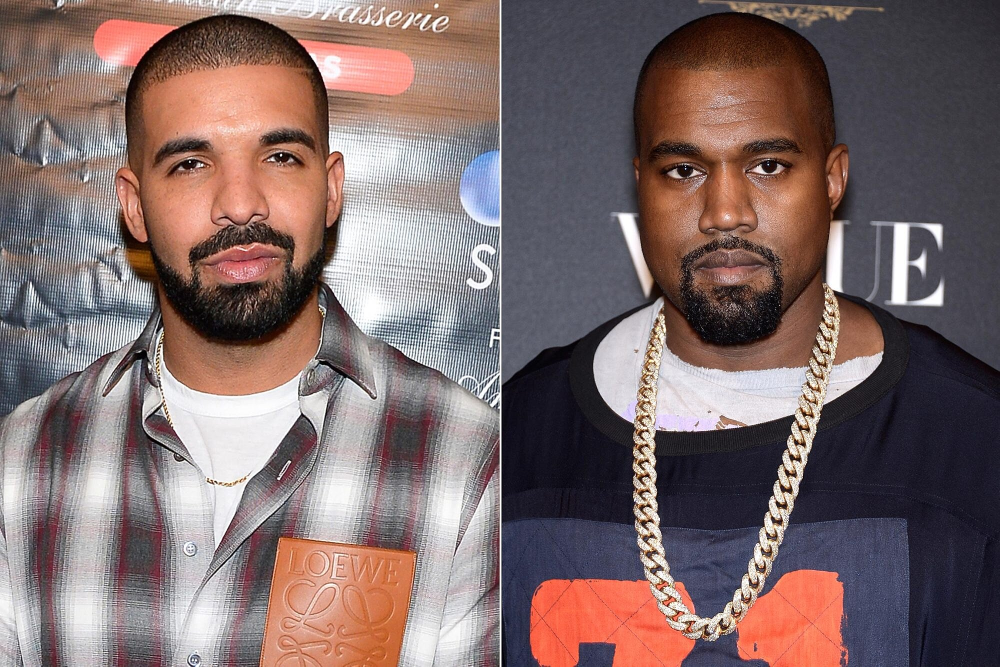
#> input picture Task 1/drakeandkanye.jpg, 1999 x 1333 px (shown at 1/2 size); the run also reads 1 picture not shown here
$ python task1.py
#> lines starting #> are read from the running program, lines starting #| are printed output that depends on the picture; after the words box and inside, x2 and y2 are one past the last pixel; in counts of white or black regions, pixels touching at a corner belong together
import numpy as np
import cv2
import matplotlib.pyplot as plt

img = cv2.imread('drakeandkanye.jpg',cv2.IMREAD_COLOR)
#> img is the input picture: shape (1333, 1999, 3); mean B, G, R 105.8, 106.6, 126.5
img1 = cv2.imread('drakeandkanye1.jpg',cv2.IMREAD_COLOR)

face1 = img[183:564,279:634]
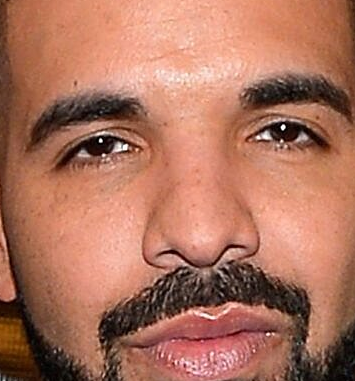
#> face1: shape (381, 355, 3); mean B, G, R 93.6, 114.5, 173.5
face2 = img1[172:553,1283:1638]
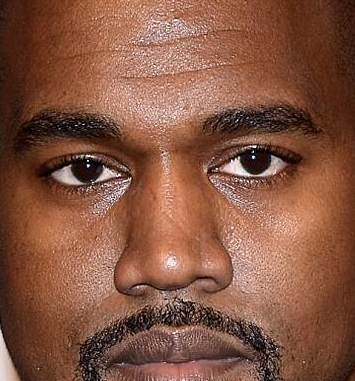
#> face2: shape (381, 355, 3); mean B, G, R 65.4, 85.4, 133.4
img[172:553,1283:1638] = face1
img[183:564,279:634] = face2

#rectangle (params - image, start_point, end_point, color, width)
cv2.rectangle(img,(280,190),(640,580),(200,0,100),3)
cv2.rectangle(img,(1300,180),(1650,580),(200,0,100),3)
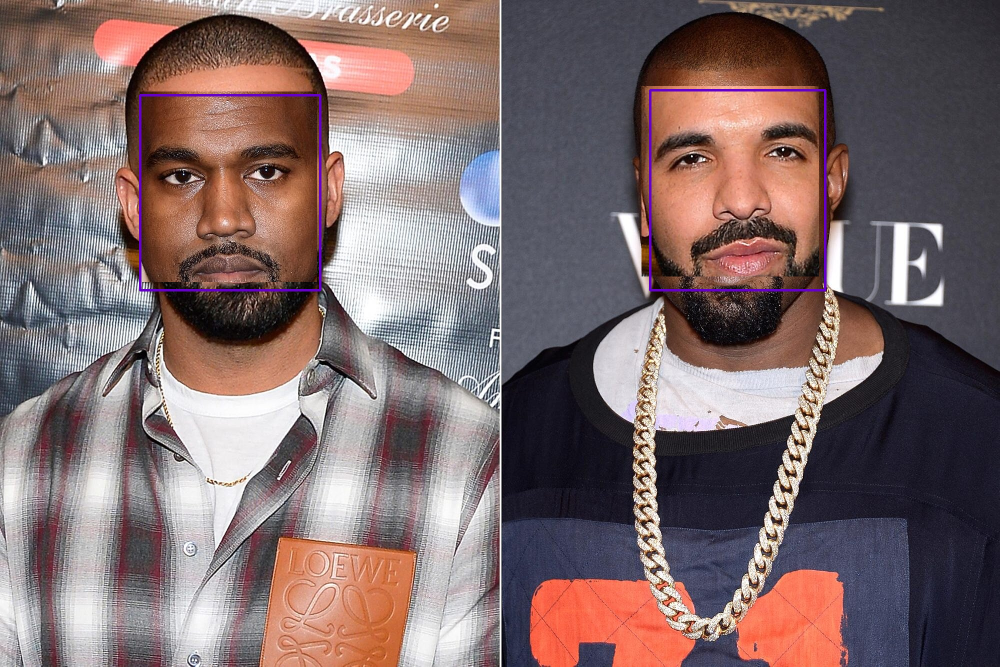
#> img: shape (1333, 1999, 3) (shown at 1/2 size); mean B, G, R 106.7, 106.3, 126.4

#text line
font=cv2.FONT_HERSHEY_SIMPLEX
cv2.putText(img, 'Kanye', (280,580),font,1,(255,200,0),2,cv2.LINE_AA)
#> img: shape (1333, 1999, 3); 0.04% of pixels changed, all inside (x1, y1, x2, y2) = (282, 558, 373, 590)
cv2.putText(img, 'Drake', (1300,580),font,1,(255,200,0),2,cv2.LINE_AA)
#> img: shape (1333, 1999, 3); mean B, G, R 106.8, 106.3, 126.4
cv2.imwrite('output_task1.png',img)
cv2.imshow('Drake and Kanye',img)
cv2.waitKey(0)
cv2.destroyAllWindows()
